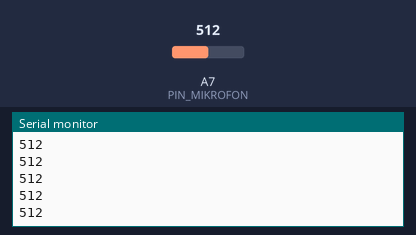
The sketch below on a simulated Arduino Nano, built with avr-gcc and run on an emulated ATmega328P. Shown: the last lines printed to the serial monitor. The inputs (shaded band) are chosen by the test bench; at power-on: A7 (PIN_MIKROFON) = 512.

Above: at 1.2 s.
1.3 s: A7 (PIN_MIKROFON) set to 716
At 2.3 s:
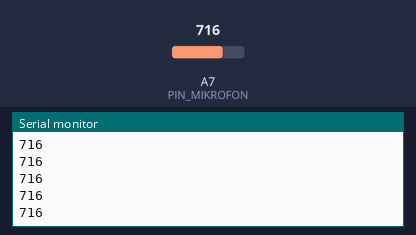
2.8 s: A7 (PIN_MIKROFON) set to 900
At 3.5 s:
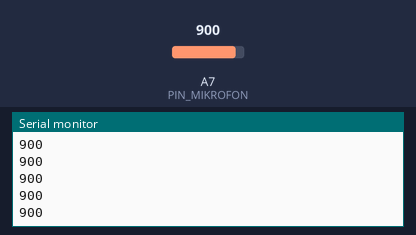
Timing chart, 0 to 5.8 s (numbered marks = the images above; inputs shaded):
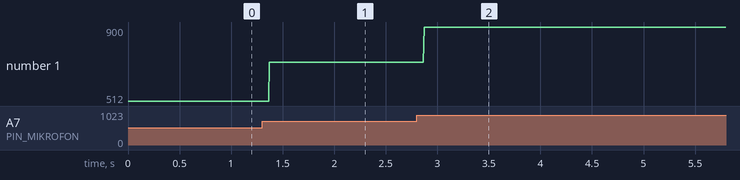

Measured:
- after the input at 1.3 s, the serial monitor: prints a new line after 0.07 s (image 1)
- after the input at 2.8 s, the serial monitor: prints a new line after 0.07 s (image 2)
- plotted number 1: 512 → 716 after the input at 1.3 s, 716 → 900 after the input at 2.8 s

The sketch:

mereni_hlasitosti.ino
```cpp
#define PIN_MIKROFON  A7

void setup() {
  Serial.begin(9600);
}

void loop() {
  int hlasitost = analogRead(PIN_MIKROFON);
  Serial.println(hlasitost);
}
```
